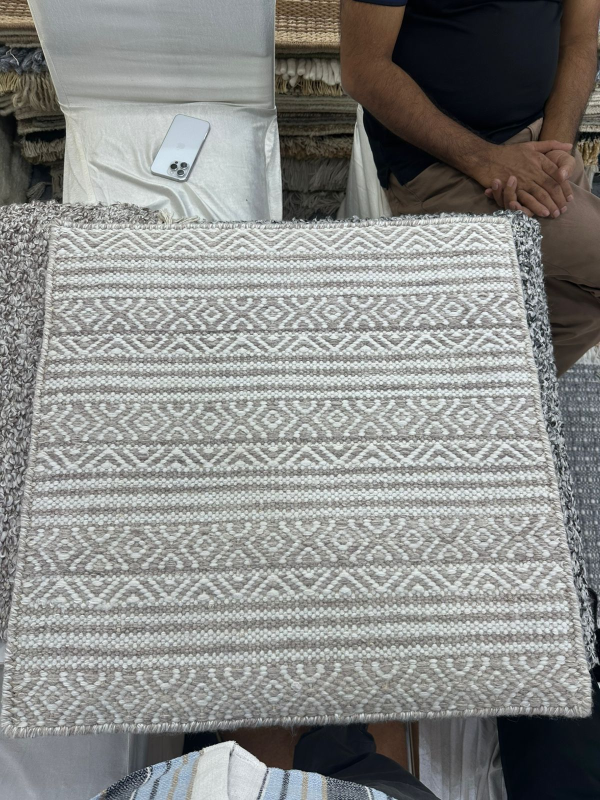
#> input picture Testing Images/60550259-17d6-4947-8fc0-72b1e7385184.jpeg, 1200 x 1600 px (shown at 1/2 size)
$ python -i texture_gen.py   (imports and definitions only)
#> lines starting #> are read from the running program, lines starting #| are printed output that depends on the picture
### src/model_generation/utils/config.py
"""
Configuration settings for the carpet 3D model generation pipeline.

All adjustable parameters are centralized here for easy maintenance.
"""

import os
from pathlib import Path


class Config:
    """Centralized configuration for carpet model generation."""

    # Base directories
    BASE_DIR = Path(__file__).resolve().parent.parent.parent
    OUTPUT_DIR = BASE_DIR / "output"
    STATIC_DIR = OUTPUT_DIR / "static"

    # Input/Output directories
    UPLOADS_DIR = STATIC_DIR / "uploads"
    TEXTURES_DIR = STATIC_DIR / "textures"

    # Organized output directories
    CORRECTED_DIR = STATIC_DIR / "corrected"
    BASECOLOR_DIR = STATIC_DIR / "basecolor"
    NORMAL_DIR = STATIC_DIR / "normal"
    GLB_EXPORTS_DIR = STATIC_DIR / "glb_exports"
    USDZ_EXPORTS_DIR = STATIC_DIR / "usdz_exports"

    # Texture settings
    TEXTURE_RESOLUTION = 2048  # Output texture size (power of 2)
    CORRECTED_IMAGE_SIZE = (2048, 2048)  # Size after perspective correction

    # Normal map settings
    NORMAL_MAP_STRENGTH = 1.0  # Intensity of normal map (0.0 - 2.0)
    NORMAL_MAP_BLUR = 3  # Gaussian blur kernel size for smoothing (odd number)
    SOBEL_KERNEL_SIZE = 3  # Sobel filter kernel size (3, 5, or 7)

    # 3D Model settings
    MESH_SUBDIVISION = 20  # Number of vertices per side (higher = more detail)
    DISPLACEMENT_SCALE = 0.02  # Height scale for displacement (in model units)
    CARPET_WIDTH = 2.0  # Physical width in meters
    CARPET_HEIGHT = 3.0  # Physical length in meters
    CARPET_THICKNESS = 0.005  # Physical thickness in meters (5mm default)

    # Material properties (PBR) - iOS compatible values
    MATERIAL_ROUGHNESS = 0.8  # Surface roughness (0.0 = smooth, 1.0 = rough)
    MATERIAL_METALLIC = 0.0  # Metallic property (0.0 = non-metal, 1.0 = metal)

    # Export settings
    GLB_COMPRESSION = False  # Enable Draco compression for smaller files
    EXPORT_TEXTURES_EMBEDDED = True  # Embed textures in GLB file
    USE_KTX2 = True  # Use KTX2 textures via KHR_texture_basisu
    KTX2_QUALITY = 'etc1s'  # 'etc1s' or 'uastc'

    # Image processing
    CANNY_THRESHOLD1 = 50
    CANNY_THRESHOLD2 = 150
    BILATERAL_FILTER_D = 9  # Diameter for bilateral filter
    BILATERAL_FILTER_SIGMA_COLOR = 75
    BILATERAL_FILTER_SIGMA_SPACE = 75

    @classmethod
    def ensure_directories(cls):
        """Create all necessary directories if they don't exist."""
        for directory in [
            cls.UPLOADS_DIR,
            cls.TEXTURES_DIR,
            cls.CORRECTED_DIR,
            cls.BASECOLOR_DIR,
            cls.NORMAL_DIR,
            cls.GLB_EXPORTS_DIR,
            cls.USDZ_EXPORTS_DIR
        ]:
            directory.mkdir(parents=True, exist_ok=True)

    # [9 lines left out: functions get_texture_path, get_corrected_path, not called in this run]

    @classmethod
    def get_basecolor_path(cls, filename: str) -> Path:
        """Get full path for a basecolor texture."""
        return cls.BASECOLOR_DIR / filename

    # [14 lines left out: functions get_normal_path, get_glb_path, get_usdz_path, not called in this run]


### src/model_generation/export_functions/texture_export.py
"""
Texture Export Functions

Handles proper color format conversion and export for 3D textures.
Ensures BGR to RGB conversion is done correctly for iOS/Android compatibility.

The key issue: OpenCV exports images in BGR format, but PIL imports them as RGB.
We need to manually swap channels to ensure correct color mapping.
"""

import cv2
import numpy as np
from pathlib import Path
from typing import Union
import logging

from ..utils.config import Config

logger = logging.getLogger(__name__)


def convert_bgr_to_rgb(image: np.ndarray) -> np.ndarray:
    """
    Manually convert BGR image to RGB by swapping channels.

    This is the CORRECT way to handle BGR to RGB conversion.
    Using cv2.cvtColor(image, cv2.COLOR_BGR2RGB) doesn't work properly
    when exporting images for PIL import.

    Args:
        image: Image in BGR format (shape: H, W, 3)

    Returns:
        Image in RGB format (shape: H, W, 3)
    """
    if image.ndim != 3 or image.shape[2] != 3:
        raise ValueError(f"Expected 3-channel image, got shape: {image.shape}")

    # Manual channel swap: BGR -> RGB
    # Original: [B, G, R] -> Result: [R, G, B]
    rgb_image = image[:, :, ::-1]  # Reverse the channel order

    logger.debug(f"Converted BGR to RGB: shape {image.shape}")

    return rgb_image


def export_png_rgb(
    image: np.ndarray,
    output_path: Union[str, Path],
    compression: int = 9
) -> str:
    """
    Export image as PNG in RGB format for proper PIL import.

    CRITICAL: Uses PIL to save PNG files to avoid OpenCV's BGR format issue.

    Args:
        image: Image in BGR format (will be converted to RGB)
        output_path: Path to save the PNG file
        compression: PNG compression level (0-9, default=9)

    Returns:
        Path to saved file
    """
    from PIL import Image

    # Ensure directory exists
    Config.ensure_directories()

    # Convert BGR to RGB using our manual swap
    rgb_image = convert_bgr_to_rgb(image)

    # Convert to PIL Image
    pil_image = Image.fromarray(rgb_image)

    # Save as PNG using PIL (not OpenCV!)
    output_path = Path(output_path)
    pil_image.save(
        str(output_path),
        format='PNG',
        compress_level=compression
    )

    logger.info(f"Exported RGB PNG to: {output_path} (using PIL)")

    return str(output_path)


# [200 lines left out: functions export_png_linear_rgb, export_basecolor_texture, export_normal_map_texture, verify_rgb_export, batch_export_textures, not called in this run]

### src/model_generation/image_processing/texture_gen.py
"""
Basecolor texture generation from corrected carpet images.

Processes corrected images to create clean, optimized basecolor textures
for 3D rendering.
"""

import cv2
import numpy as np
from pathlib import Path
from typing import Union
import logging

from ..utils.config import Config

# [1 line not run here, left out]
logger = logging.getLogger(__name__)


def generate_basecolor(
    corrected_image: Union[np.ndarray, str],
    output_resolution: int = None,
    output_name: str = None
) -> str:
    """
    Generate basecolor texture from corrected carpet image.

    Applies color correction, enhancement, and denoising to create
    a clean texture suitable for 3D rendering.

    Args:
        corrected_image: Either numpy array or path to corrected image
        output_resolution: Target resolution (will be square). Defaults to Config.TEXTURE_RESOLUTION

    Returns:
        Path to saved basecolor texture
    """
    if output_resolution is None:
        output_resolution = Config.TEXTURE_RESOLUTION

    # Load image if path is provided
    if isinstance(corrected_image, str):
        image = cv2.imread(corrected_image)
#> image is the input picture: shape (1600, 1200, 3); mean B, G, R 136, 138.4, 137.4
        if image is None:
            raise ValueError(f"Could not load image from {corrected_image}")
        input_name = Path(corrected_image).stem
    else:
        image = corrected_image.copy()
        input_name = output_name if output_name else "image"

    logger.info("Generating basecolor texture...")

    # Use LAB color space for better color preservation
    # Convert to LAB color space for gentle enhancement
    lab = cv2.cvtColor(image, cv2.COLOR_BGR2LAB)
#> lab: shape (1600, 1200, 3); mean of channels 0, 1, 2 144, 127.4, 129.2
    l, a, b = cv2.split(lab)
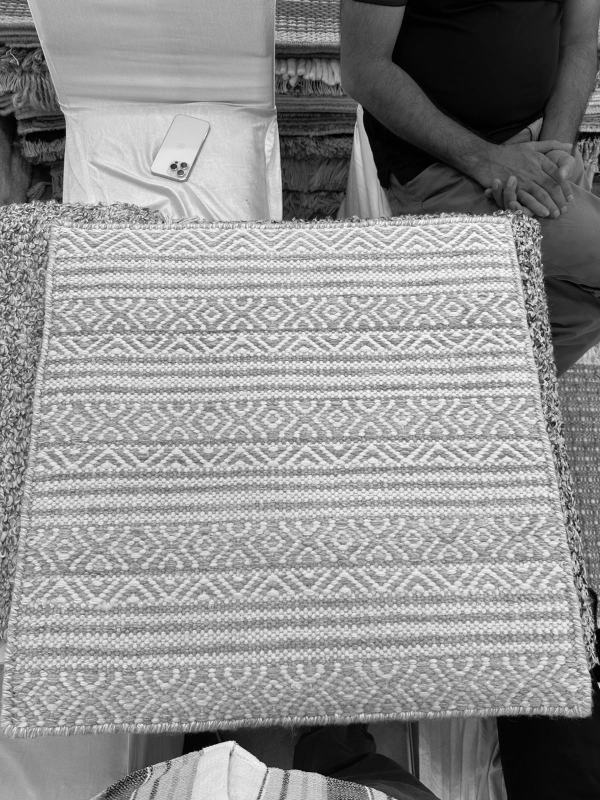
#> l: shape (1600, 1200) (shown at 1/2 size); min 0, max 255, mean 144
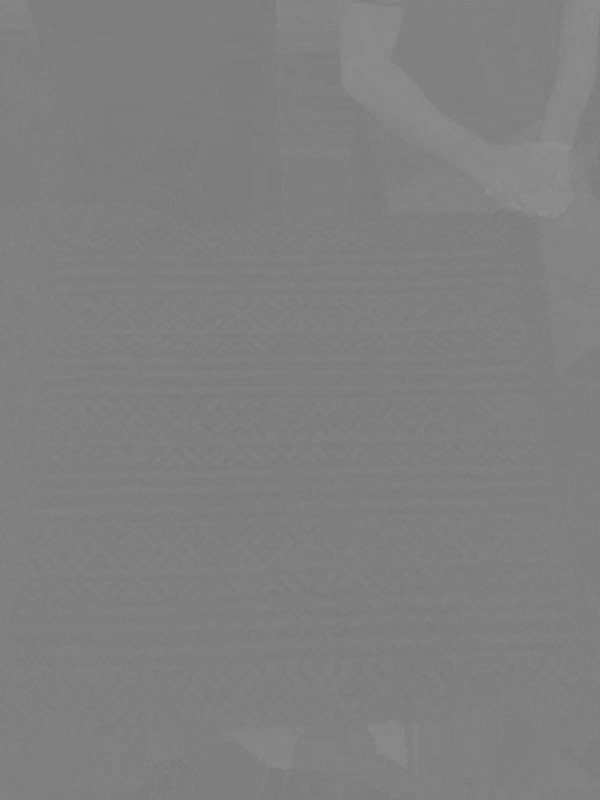
#> a: shape (1600, 1200) (shown at 1/2 size); min 119, max 144, mean 127.4

    # Apply gentle CLAHE to L channel only (preserves original colors)
    clahe = cv2.createCLAHE(clipLimit=1.5, tileGridSize=(8, 8))  # Gentler than original 2.0
    l_enhanced = clahe.apply(l)
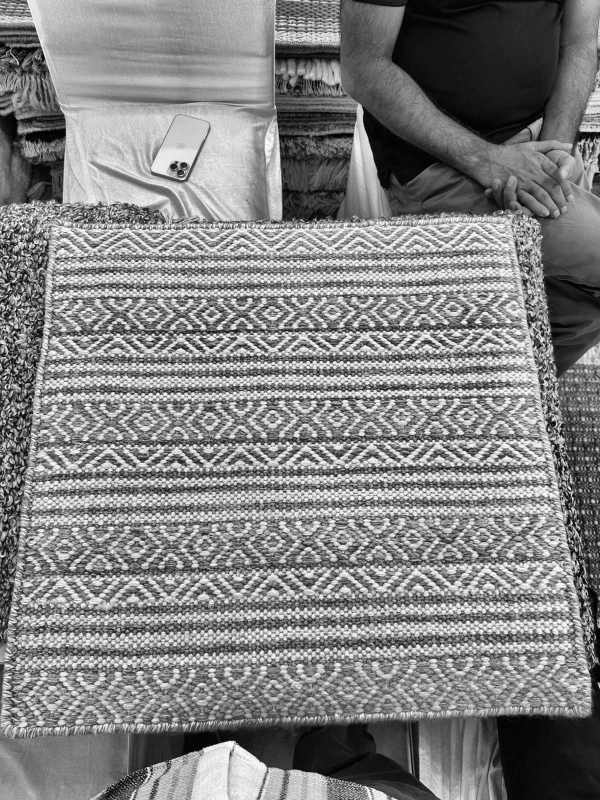
#> l_enhanced: shape (1600, 1200) (shown at 1/2 size); min 0, max 255, mean 129.6

    # Merge channels back (preserves original A, B color channels)
    lab_enhanced = cv2.merge([l_enhanced, a, b])
#> lab_enhanced: shape (1600, 1200, 3); mean of channels 0, 1, 2 129.6, 127.4, 129.2
    enhanced = cv2.cvtColor(lab_enhanced, cv2.COLOR_LAB2BGR)
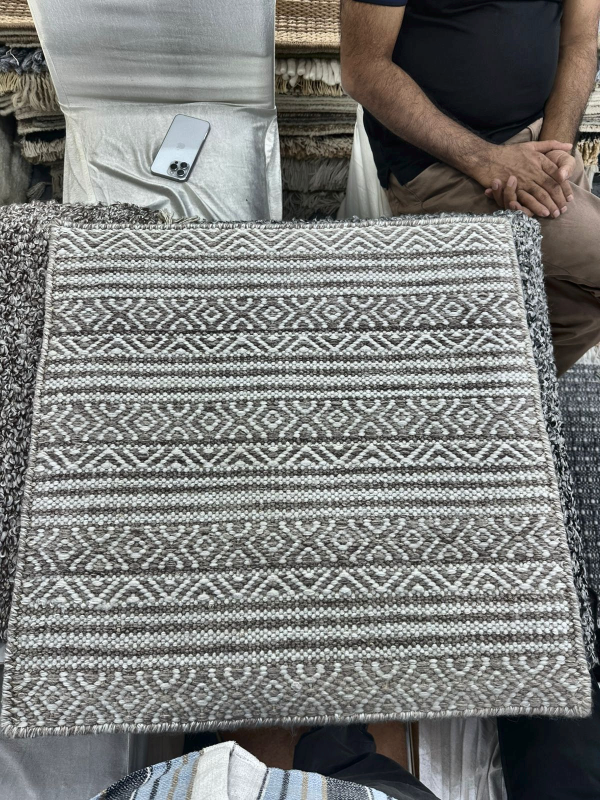
#> enhanced: shape (1600, 1200, 3) (shown at 1/2 size); mean B, G, R 122.1, 124.3, 123.5

    # Gentle denoising to reduce noise while preserving colors
    denoised = cv2.fastNlMeansDenoisingColored(
        enhanced,
        None,
        h=5,  # Reduced from 10
        hColor=5,  # Reduced from 10
        templateWindowSize=7,
        searchWindowSize=21
    )

    # Slight sharpening to bring back texture details
    kernel = np.array([[-1, -1, -1],
                       [-1,  9, -1],
                       [-1, -1, -1]]) / 1.0
    sharpened = cv2.filter2D(denoised, -1, kernel * 0.1)
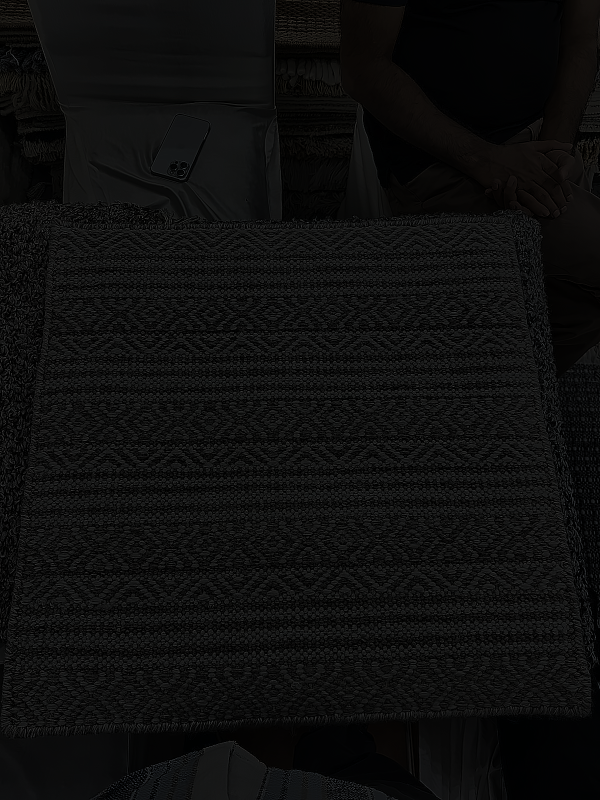
#> sharpened: shape (1600, 1200, 3) (shown at 1/2 size); mean B, G, R 13.8, 14.1, 14
    sharpened = cv2.addWeighted(denoised, 0.9, sharpened, 0.1, 0)
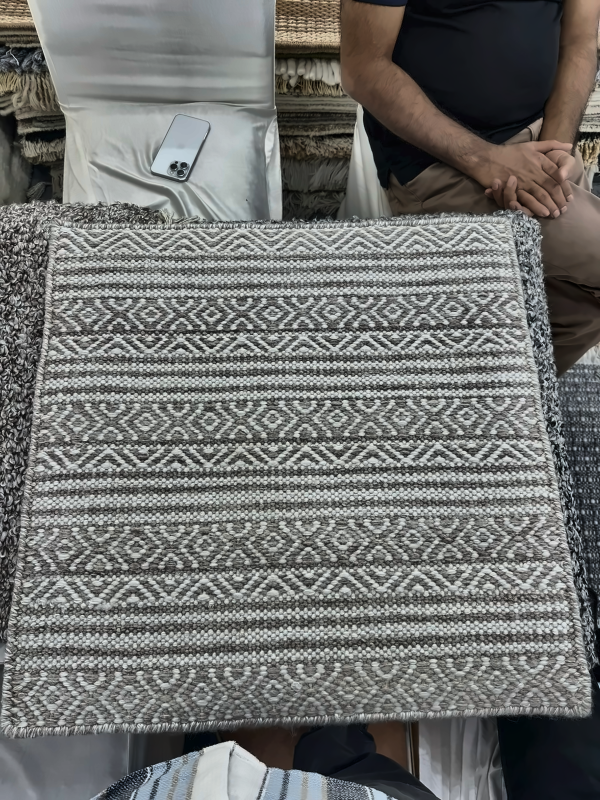
#> sharpened: shape (1600, 1200, 3) (shown at 1/2 size); mean B, G, R 110.8, 113.1, 112.3

    # Resize to target resolution (power of 2 for optimal rendering)
    final_size = (output_resolution, output_resolution)
    basecolor = cv2.resize(sharpened, final_size, interpolation=cv2.INTER_LANCZOS4)
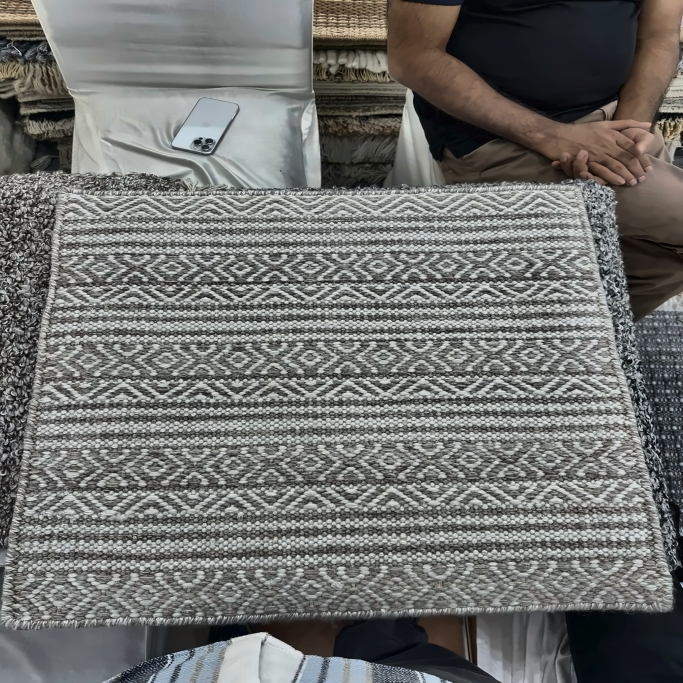
#> basecolor: shape (2048, 2048, 3) (shown at 1/3 size); mean B, G, R 110.8, 113.1, 112.3

    # Generate output filename
    output_filename = f"{input_name}_basecolor.png"
    output_path = Config.get_basecolor_path(output_filename)

    # Export in correct RGB format using our export function
    from ..export_functions.texture_export import export_png_rgb
    export_png_rgb(basecolor, str(output_path))
    logger.info(f"Saved basecolor texture to: {output_path}")

    return str(output_path)


def normalize_lighting(image: np.ndarray) -> np.ndarray:
    """
    Normalize lighting across the image to reduce shadows and highlights.

    Args:
        image: Input image

    Returns:
        Image with normalized lighting
    """
    # Convert to float for processing
    img_float = image.astype(np.float32) / 255.0

    # Apply bilateral filter to estimate illumination
    illumination = cv2.bilateralFilter(
        img_float,
        d=9,
        sigmaColor=0.1,
        sigmaSpace=9
    )

    # Divide original by illumination to remove lighting variations
    normalized = np.divide(
        img_float,
        illumination + 0.01,  # Add small value to avoid division by zero
        out=np.zeros_like(img_float),
        where=illumination != 0
    )

    # Clip and scale back to 0-255
    normalized = np.clip(normalized * 255, 0, 255).astype(np.uint8)

    return normalized

>>> result = generate_basecolor('../../../Testing Images/60550259-17d6-4947-8fc0-72b1e7385184.jpeg')

$ run again, on Testing Images/Gemini_Generated_Image_2w79v92w79v92w79.png
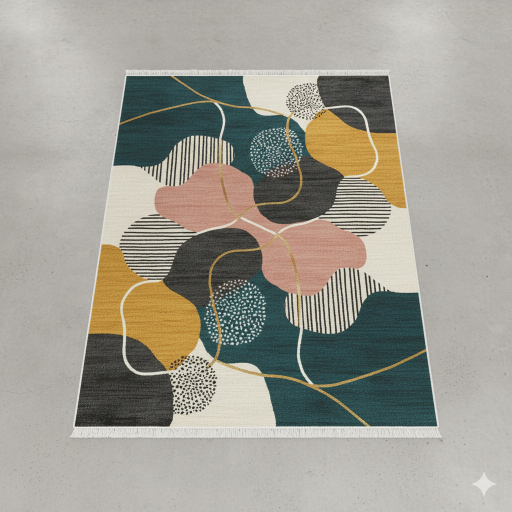
#> input picture Testing Images/Gemini_Generated_Image_2w79v92w79v92w79.png, 1024 x 1024 px (shown at 1/2 size)
#> in generate_basecolor, image is the input picture: shape (1024, 1024, 3); mean B, G, R 146.3, 155.9, 158.8
#> lab: shape (1024, 1024, 3); mean of channels 0, 1, 2 162.7, 127.6, 133.4
#> lab_enhanced: shape (1024, 1024, 3); mean of channels 0, 1, 2 158.7, 127.6, 133.4
#> in generate_basecolor, `sharpened = cv2.filter2D(denoised, -1, kernel * 0.1)`:
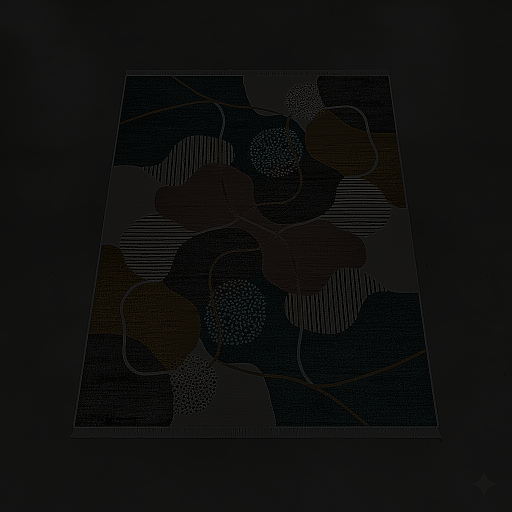
#> sharpened: shape (1024, 1024, 3) (shown at 1/2 size); mean B, G, R 15.4, 16.5, 16.7
#> in generate_basecolor, `basecolor = cv2.resize(sharpened, final_size, interpolation=cv2.INTER_..`:
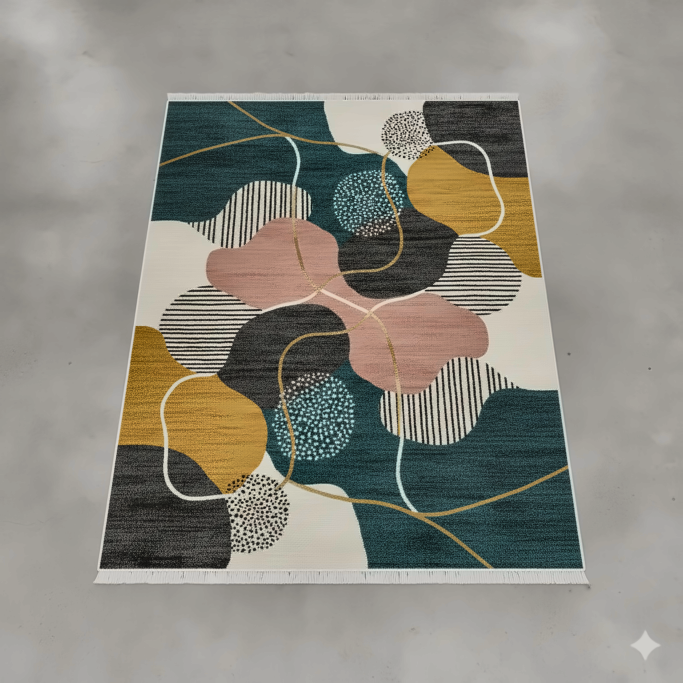
#> basecolor: shape (2048, 2048, 3) (shown at 1/3 size); mean B, G, R 129.3, 138.4, 140.9
